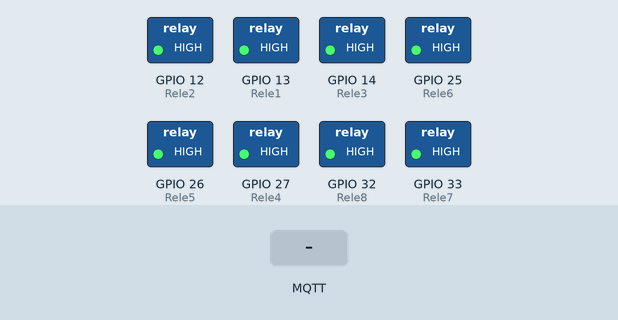
A sketch run on a simulated ESP32. Shown: switched loads named in the sketch (green lamp = pin HIGH). Inputs (shaded band) come from the test bench. WiFi joins after 1.5 s; servers stay silent unless stated; no MQTT or app messages arrive unless stated; what the sketch prints to the serial monitor is not drawn.

Above: at 2.7 s.
2.8 s: MQTT message "Rele1_on" arrives on the first subscribed topic
At 3.5 s:
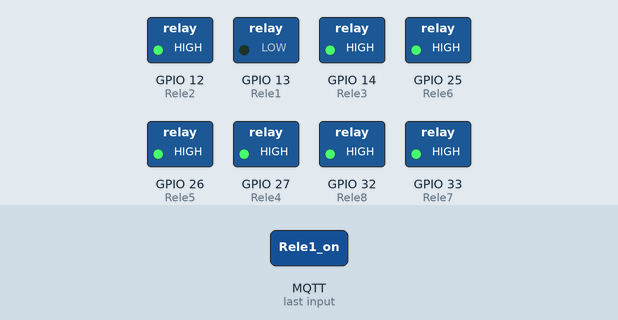
4.3 s: MQTT message "Rele2_on" arrives on the first subscribed topic
At 4.7 s:
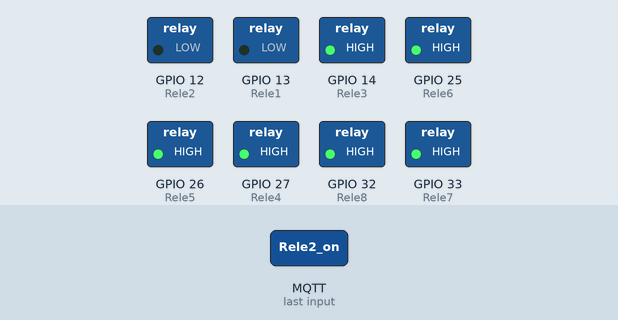
5.8 s: MQTT message "Rele1_off" arrives on the first subscribed topic
At 7.0 s:
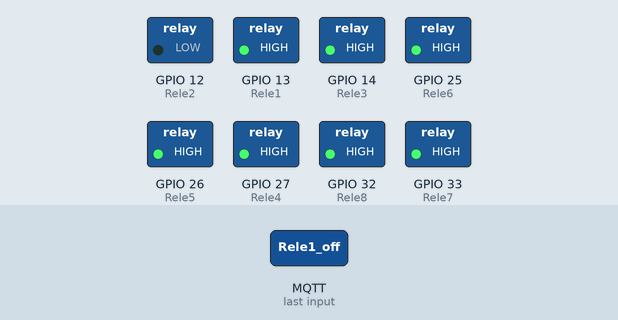
7.3 s: MQTT message "Rele3_on" arrives on the first subscribed topic
At 8.1 s:
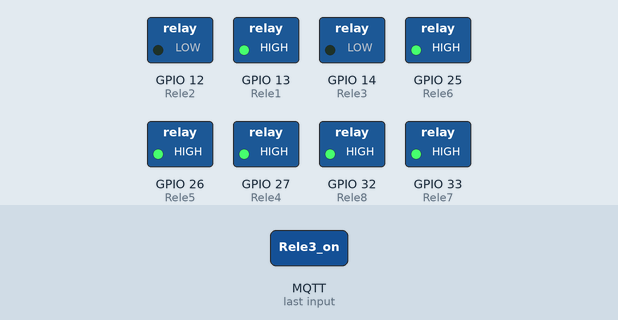
8.8 s: MQTT message "Rele2_off" arrives on the first subscribed topic
At 9.3 s:
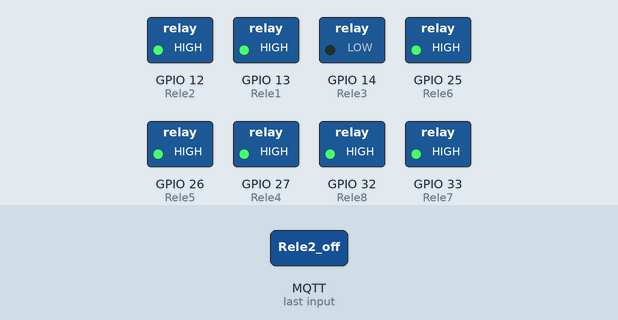
10.3 s: MQTT message "Rele4_on" arrives on the first subscribed topic
At 11.7 s:
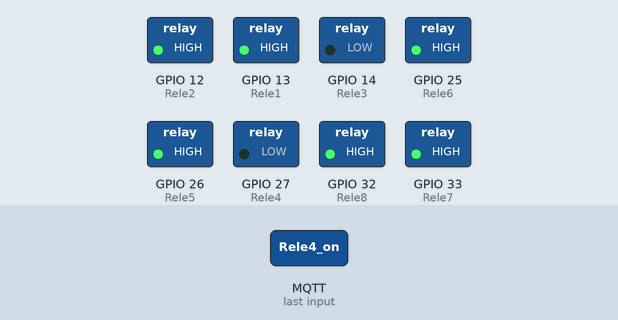
Timing chart, 0 to 12.8 s (numbered marks = the images above; inputs shaded):
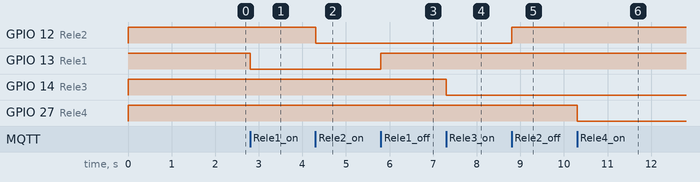

Measured:
- after the input at 2.8 s, GPIO 13 (Rele1): HIGH → LOW at once
- after the input at 4.3 s, GPIO 12 (Rele2): HIGH → LOW at once
- after the input at 5.8 s, GPIO 13 (Rele1): LOW → HIGH at once
- after the input at 7.3 s, GPIO 14 (Rele3): HIGH → LOW at once
- after the input at 8.8 s, GPIO 12 (Rele2): LOW → HIGH at once
- after the input at 10.3 s, GPIO 27 (Rele4): HIGH → LOW at once

The sketch:

EasyLight.ino
```cpp
/*
 *  Projeto: Easy Light (controle de lampadas com ESP32 via MQTT com App MQTT Dash)
 *  Autores: Karin e Ricardo
 *  Data: Maio e Junho de 2021
 */

#include <WiFi.h> // Importa a Biblioteca WiFi
#include <PubSubClient.h> // Importa a Biblioteca PubSubClient

//defines:
//defines de id mqtt e tópicos para publicação e subscribe
#define TOPICO_SUBSCRIBE "EasyLight_v1"     //tópico MQTT de escuta
#define TOPICO_PUBLISH   "EasyLight_v1p"    //tópico MQTT de envio de informações para Broker
                                                   //IMPORTANTE: recomendamos fortemente alterar os nomes
                                                   //            desses tópicos. Caso contrário, há grandes
                                                   //            chances de você controlar e monitorar o NodeMCU
                                                   //            de outra pessoa.
#define ID_MQTT  "EasyLight"     //id mqtt (para identificação de sessão)
                               //IMPORTANTE: este deve ser único no broker (ou seja,
                               //            se um client MQTT tentar entrar com o mesmo
                               //            id de outro já conectado ao broker, o broker
                               //            irá fechar a conexão de um deles).


//defines - mapeamento de pinos para os módulos Reles
#define Rele1    13
#define Rele2    12
#define Rele3    14
#define Rele4    27
#define Rele5    26
#define Rele6    25
#define Rele7    33
#define Rele8    32


// WIFI
const char* SSID = "Home13564440"; // SSID / nome da rede WI-FI que deseja se conectar
const char* PASSWORD = "ricardo494"; // Senha da rede WI-FI que deseja se conectar

// MQTT
//const char* BROKER_MQTT = "iot.eclipse.org"; //URL do broker MQTT que se deseja utilizar
const char* BROKER_MQTT = "test.mosquitto.org";
int BROKER_PORT = 1883; // Porta do Broker MQTT


//Variáveis e objetos globais
WiFiClient espClient; // Cria o objeto espClient
PubSubClient MQTT(espClient); // Instancia o Cliente MQTT passando o objeto espClient
char EstadoSaida = '0';  //variável que armazena o estado atual da saída

//Prototypes
void initSerial();
void initWiFi();
void initMQTT();
void reconectWiFi();
void mqtt_callback(char* topic, byte* payload, unsigned int length);
void VerificaConexoesWiFIEMQTT(void);
void InitOutput(void);

/*
 *  Implementações das funções
 */
void setup()
{
    //inicializações:
    InitOutput();
    initSerial();
    initWiFi();
    initMQTT();
}

//Função: inicializa comunicação serial com baudrate 115200 (para fins de monitorar no terminal serial
//        o que está acontecendo.
//Parâmetros: nenhum
//Retorno: nenhum
void initSerial()
{
    Serial.begin(115200);
}

//Função: inicializa e conecta-se na rede WI-FI desejada
//Parâmetros: nenhum
//Retorno: nenhum
void initWiFi()
{
    delay(10);
    Serial.println("------Conexao WI-FI------");
    Serial.print("Conectando-se na rede: ");
    Serial.println(SSID);
    Serial.println("Aguarde");

    reconectWiFi();
}

//Função: inicializa parâmetros de conexão MQTT(endereço do
//        broker, porta e seta função de callback)
//Parâmetros: nenhum
//Retorno: nenhum
void initMQTT()
{
    MQTT.setServer(BROKER_MQTT, BROKER_PORT);   //informa qual broker e porta deve ser conectado
    MQTT.setCallback(mqtt_callback);            //atribui função de callback (função chamada quando qualquer informação de um dos tópicos subescritos chega)
}

//Função: função de callback
//        esta função é chamada toda vez que uma informação de
//        um dos tópicos subescritos chega)
//Parâmetros: nenhum
//Retorno: nenhum
void mqtt_callback(char* topic, byte* payload, unsigned int length)
{

    //armazena msg recebida em uma sring
    payload[length] = '\0';
    String strMSG = String((char*)payload);

    Serial.print("Mensagem recebida: ");
    Serial.println(strMSG);

    String msg = strMSG;

    //toma ação dependendo da string recebida:
    //verifica se deve colocar nivel alto de tensão na saída rele1:
    //IMPORTANTE: o Led já contido na placa é acionado com lógica invertida (ou seja,
    //enviar HIGH para o output faz o Led apagar / enviar LOW faz o Led acender)
    if (msg.equals("Rele1_on"))
    {
        digitalWrite(Rele1, LOW);
        EstadoSaida = '1';
    }

    //verifica se deve colocar nivel alto de tensão na saída Rele1:
    if (msg.equals("Rele1_off"))
    {
        digitalWrite(Rele1, HIGH);
        EstadoSaida = '0';
    }
    //Rele2
     if (msg.equals("Rele2_on"))
    {
        digitalWrite(Rele2, LOW);
        EstadoSaida = '1';
    }

    //verifica se deve colocar nivel alto de tensão na saída Rele2:
    if (msg.equals("Rele2_off"))
    {
        digitalWrite(Rele2, HIGH);
        EstadoSaida = '0';
    }
    //Rele3
     if (msg.equals("Rele3_on"))
    {
        digitalWrite(Rele3, LOW);
        EstadoSaida = '1';
    }

    //verifica se deve colocar nivel alto de tensão na saída Rele3:
    if (msg.equals("Rele3_off"))
    {
        digitalWrite(Rele3, HIGH);
        EstadoSaida = '0';
    }
    //Rele4
     if (msg.equals("Rele4_on"))
    {
        digitalWrite(Rele4, LOW);
        EstadoSaida = '1';
    }

    //verifica se deve colocar nivel alto de tensão na saída Rele4:
    if (msg.equals("Rele4_off"))
    {
        digitalWrite(Rele4, HIGH);
        EstadoSaida = '0';
    }
     //Rele5
     if (msg.equals("Rele5_on"))
    {
        digitalWrite(Rele5, LOW);
        EstadoSaida = '1';
    }

    //verifica se deve colocar nivel alto de tensão na saída Rele5:
    if (msg.equals("Rele5_off"))
    {
        digitalWrite(Rele5, HIGH);
        EstadoSaida = '0';
    }
     //Rele6
     if (msg.equals("Rele6_on"))
    {
        digitalWrite(Rele6, LOW);
        EstadoSaida = '1';
    }

    //verifica se deve colocar nivel alto de tensão na saída Rele6:
    if (msg.equals("Rele6_off"))
    {
        digitalWrite(Rele6, HIGH);
        EstadoSaida = '0';
    }
     //Rele7
     if (msg.equals("Rele7_on"))
    {
        digitalWrite(Rele7, LOW);
        EstadoSaida = '1';
    }

    //verifica se deve colocar nivel alto de tensão na saída Rele7:
    if (msg.equals("Rele7_off"))
    {
        digitalWrite(Rele7, HIGH);
        EstadoSaida = '0';
    }
     //Rele8
     if (msg.equals("Rele8_on"))
    {
        digitalWrite(Rele8, LOW);
        EstadoSaida = '1';
    }

    //verifica se deve colocar nivel alto de tensão na saída Rele8:
    if (msg.equals("Rele8_off"))
    {
        digitalWrite(Rele8, HIGH);
        EstadoSaida = '0';
    }
}

//Função: reconecta-se ao broker MQTT (caso ainda não esteja conectado ou em caso de a conexão cair)
//        em caso de sucesso na conexão ou reconexão, o subscribe dos tópicos é refeito.
//Parâmetros: nenhum
//Retorno: nenhum
void reconnectMQTT()
{
    while (!MQTT.connected())
    {
        Serial.print("* Tentando se conectar ao Broker MQTT: ");
        Serial.println(BROKER_MQTT);
        if (MQTT.connect(ID_MQTT))
        {
            Serial.println("Conectado com sucesso ao broker MQTT!");
            MQTT.subscribe(TOPICO_SUBSCRIBE);
        }
        else
        {
            Serial.println("Falha ao reconectar no broker.");
            Serial.println("Havera nova tentatica de conexao em 2s");
            delay(2000);
        }
    }
}

//Função: reconecta-se ao WiFi
//Parâmetros: nenhum
//Retorno: nenhum
void reconectWiFi()
{
    //se já está conectado a rede WI-FI, nada é feito.
    //Caso contrário, são efetuadas tentativas de conexão
    if (WiFi.status() == WL_CONNECTED)
        return;

    WiFi.begin(SSID, PASSWORD); // Conecta na rede WI-FI

    while (WiFi.status() != WL_CONNECTED)
    {
        delay(100);
        Serial.print(".");
    }

    Serial.println();
    Serial.print("Conectado com sucesso na rede: ");
    Serial.println(SSID);
    Serial.print("IP obtido: ");
    Serial.println(WiFi.localIP());
}

//Função: verifica o estado das conexões WiFI e ao broker MQTT.
//        Em caso de desconexão (qualquer uma das duas), a conexão
//        é refeita.
//Parâmetros: nenhum
//Retorno: nenhum
void VerificaConexoesWiFIEMQTT(void)
{
    if (!MQTT.connected())
        reconnectMQTT(); //se não há conexão com o Broker, a conexão é refeita

     reconectWiFi(); //se não há conexão com o WiFI, a conexão é refeita
}

//Função: envia ao Broker o estado atual do output
//Parâmetros: nenhum
//Retorno: nenhum
void EnviaEstadoOutputMQTT(void)
{
    //Rele 1
    if (EstadoSaida == '0')
      MQTT.publish(TOPICO_PUBLISH, "D");

    if (EstadoSaida == '1')
      MQTT.publish(TOPICO_PUBLISH, "L");

    Serial.println("- Estado da saida Rele 1 enviado ao broker!");
    delay(1000);
}

//Função: inicializa o output em nível lógico baixo
//Parâmetros: nenhum
//Retorno: nenhum
void InitOutput(void)
{
    //IMPORTANTE: o Led já contido na placa é acionado com lógica invertida (ou seja,
    //enviar HIGH para o output faz o Led apagar / enviar LOW faz o Led acender)
    pinMode(Rele1, OUTPUT);
    digitalWrite(Rele1, HIGH);
    pinMode(Rele2, OUTPUT);
    digitalWrite(Rele2, HIGH);
    pinMode(Rele3, OUTPUT);
    digitalWrite(Rele3, HIGH);
    pinMode(Rele4, OUTPUT);
    digitalWrite(Rele4, HIGH);
    pinMode(Rele5, OUTPUT);
    digitalWrite(Rele5, HIGH);
    pinMode(Rele6, OUTPUT);
    digitalWrite(Rele6, HIGH);
    pinMode(Rele7, OUTPUT);
    digitalWrite(Rele7, HIGH);
    pinMode(Rele8, OUTPUT);
    digitalWrite(Rele8, HIGH);
}


//programa principal
void loop()
{
    //garante funcionamento das conexões WiFi e ao broker MQTT
    VerificaConexoesWiFIEMQTT();

    //envia o status de todos os outputs para o Broker no protocolo esperado
    //EnviaEstadoOutputMQTT();

    //keep-alive da comunicação com broker MQTT
    MQTT.loop();

}
```
